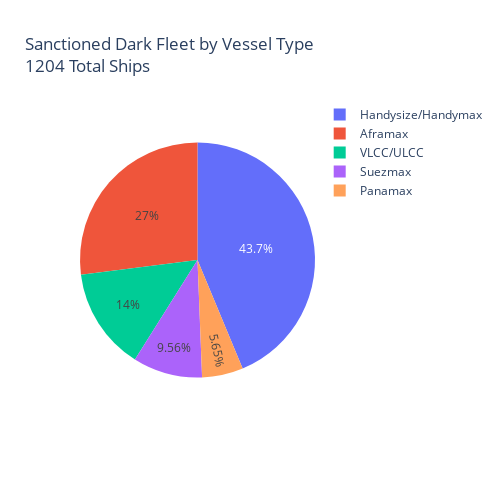

The cell this chart's notebook holds for it:
### Code cell
fig = px.pie(pie_chart, values='total_vessels', names='class_size', title=f"Sanctioned Dark Fleet by Vessel Type <br>{df.shape[0]} Total Ships")
fig.update_layout(width=500, height=500)
fig.show()
fig.write_html("piechart_interactive_plot.html")

### Figure 1 — Plotly figure (JSON) as saved in the notebook; plotly's stock layout.template omitted (floating-point values rounded to 4 significant figures)
{"data": [{"domain": {"x": [0, 1], "y": [0, 1]}, "hovertemplate": "class_size=%{label}<br>total_vessels=%{value}<extra></extra>", "labels": ["Aframax", "Handysize/Handymax", "Panamax", "Suezmax", "VLCC/ULCC"], "legendgroup": "", "name": "", "showlegend": true, "type": "pie", "values": [325, 526, 68, 115, 169]}], "layout": {"height": 500, "legend": {"tracegroupgap": 0}, "title": {"text": "Sanctioned Dark Fleet by Vessel Type <br>1204 Total Ships"}, "width": 500}}
